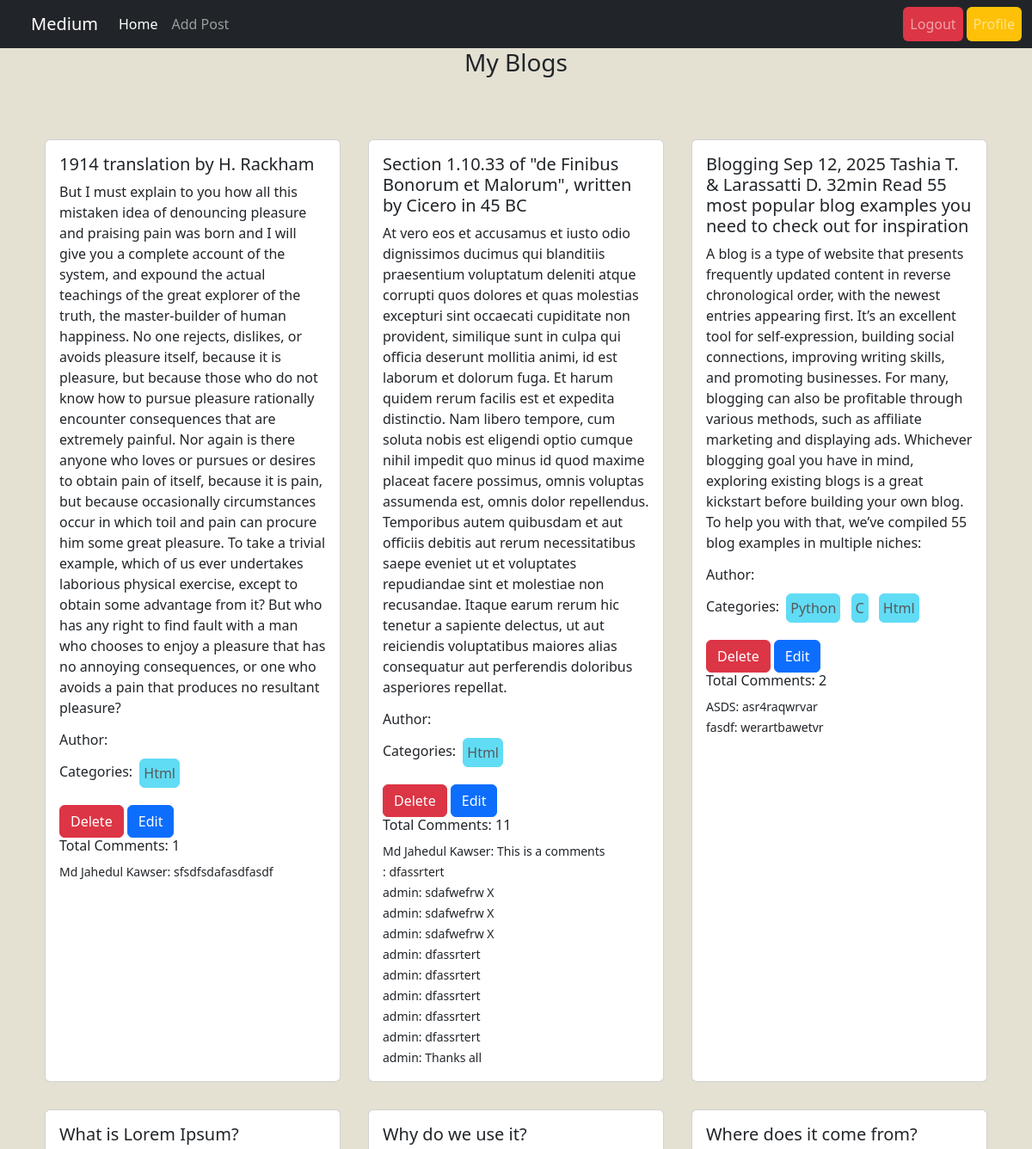
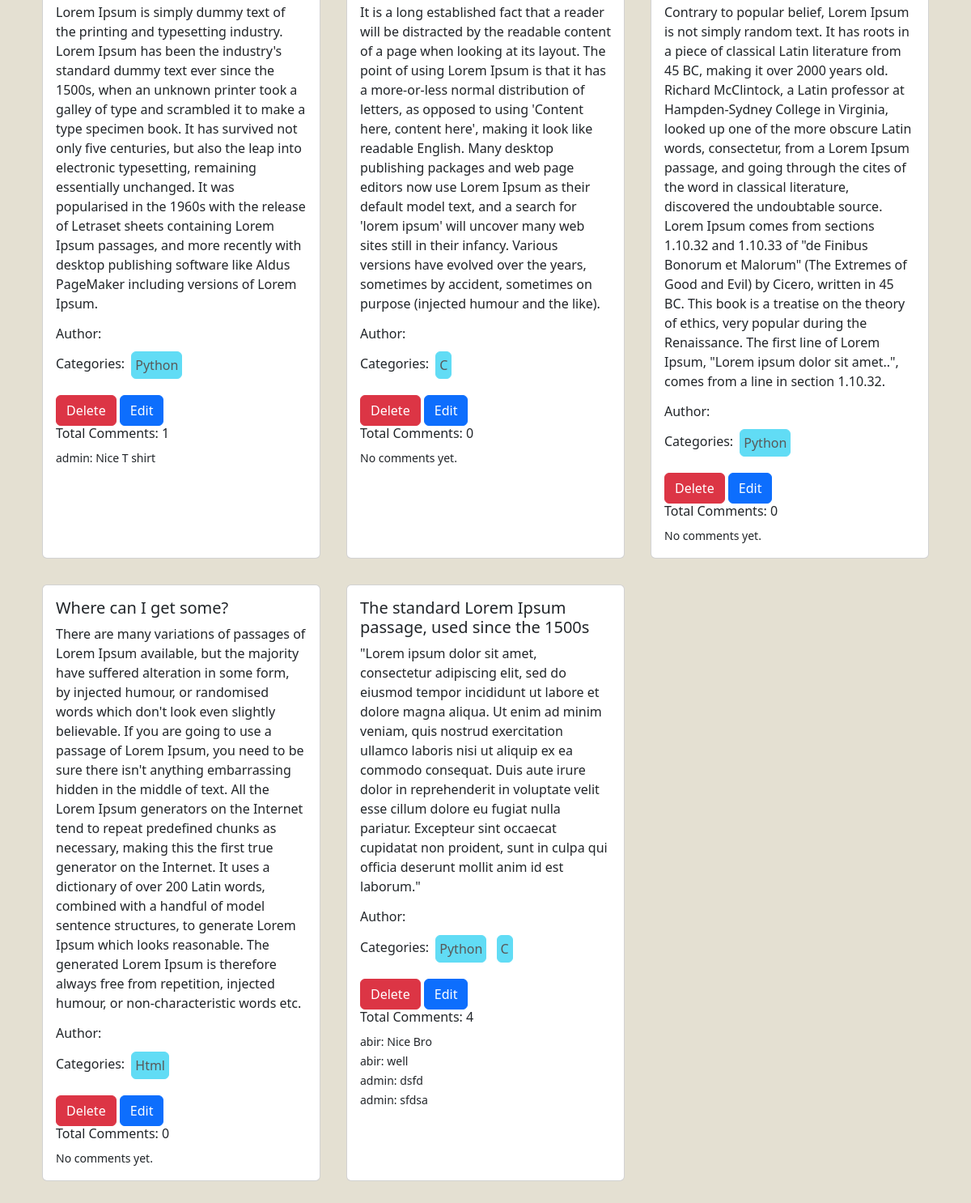
The page /author/my_blogs/ (signed in) on the database its author committed (2 pictures, top to bottom).
### posts/models.py (models this page shows, shortened)
class Post(models.Model):
    title = models.CharField(max_length=200)
    content = models.TextField()
    category = models.ManyToManyField(Category)
    author = models.ForeignKey(User, on_delete=models.CASCADE)
    image = models.ImageField(upload_to='product_images/')

class Comments(models.Model):
    post = models.ForeignKey(Post, on_delete=models.CASCADE,related_name='comments')
    name = models.CharField(max_length=30)
    email = models.EmailField()
    created_on = models.DateTimeField(auto_now=True)
    comment = models.TextField(blank=True, null=True)

### categories/models.py (models this page shows, shortened)
class Category(models.Model):
    name = models.CharField(max_length=100)
    slug = models.SlugField(max_length=100, unique=True, blank=True, null=True)

### author/views.py (the view)
# urls.py: path('my_blogs/',my_blogs, name="my_blogs")
def my_blogs(request):
    post = Post.objects.filter(author=request.user)
    return render(request, 'my_blogs.html', {"post":post})

### author/templates/my_blogs.html
{% extends "base.html" %}
{% load static %}
{% block content %}
<h3 class="text-center">My Blogs</h3>
<div class="row p-5 ">
    {% for blog  in post  %}
  <div class="col-sm-4 mb-3 mb-sm-0 p-3 d-flex flex-wrap ">
    <div class="card">
      <div class="card-body">
        <h5 class="card-title">{{blog.title}}</h5>
        <p class="card-text">{{blog.content}}</p>
        <h6 class="card-text">Author: {{blog.author.first_name}} {{blog.author.last_name}}</h6>
        <p>
          Categories: {% for catagories in blog.category.all %}
            <button class="btn btn-info disabled p-1 m-1">
            {{catagories.name}}
            </button>
            {% endfor %}
        </p>
        <a href="{% url "delete_post" blog.id %}" class="btn btn-danger">Delete</a>
        <a href="{% url 'edit_post' blog.id %}" class="btn btn-primary">Edit</a>
<h6>Total Comments: {{ blog.comments.count }}</h6>
{% for comment in blog.comments.all %}
  <small>{{ comment.name }}: {{ comment.comment }}</small><br>
{% empty %}
  <small>No comments yet.</small>
{% endfor %}
      </div>
    </div>
  </div>
  {% endfor %}
</div>
{% endblock content %}

### rows shown on the page
Post: title "1914 translation by H. Rackham", content "But I must explain to you how all this mistaken idea of denouncing pleasure and praising pain was born and I will give you a complete account of the system, and expound the actual teachings of the great explorer of the truth, the master-builder of human happiness. No one rejects, dislikes, or avoids pleasure itself, because it is pleasure, but because those who do not know how to pursue pleasure rationally encounter consequences that are extremely painful. Nor again is there anyone who loves or pursues or desires to obtain pain of itself, because it is pain, but because occasionally circumstances occur in which toil and pain can procure him some great pleasure. To take a trivial example,…", comments.count "1"
Category: name "Html"
Comments: name "Md Jahedul Kawser", comment "sfsdfsdafasdfasdf"
Post: title "Section 1.10.33 of \"de Finibus Bonorum et Malorum\", written by Cicero in 45 BC", content "At vero eos et accusamus et iusto odio dignissimos ducimus qui blanditiis praesentium voluptatum deleniti atque corrupti quos dolores et quas molestias excepturi sint occaecati cupiditate non provident, similique sunt in culpa qui officia deserunt mollitia animi, id est laborum et dolorum fuga. Et harum quidem rerum facilis est et expedita distinctio. Nam libero tempore, cum soluta nobis est eligendi optio cumque nihil impedit quo minus id quod maxime placeat facere possimus, omnis voluptas assumenda est, omnis dolor repellendus. Temporibus autem quibusdam et aut officiis debitis aut rerum necessitatibus saepe eveniet ut et voluptates repudiandae sint et molestiae non recusandae. Itaque…", comments.count "11"
Comments: name "Md Jahedul Kawser", comment "This is a comments"
Comments: comment "dfassrtert"
Comments: name "admin", comment "sdafwefrw X"
Comments: name "admin", comment "sdafwefrw X"
Comments: name "admin", comment "sdafwefrw X"
Comments: name "admin", comment "dfassrtert"
Comments: name "admin", comment "dfassrtert"
Comments: name "admin", comment "dfassrtert"
Comments: name "admin", comment "dfassrtert"
Comments: name "admin", comment "dfassrtert"
Comments: name "admin", comment "Thanks all"
Post: title "Blogging Sep 12, 2025 Tashia T. & Larassatti D. 32min Read 55 most popular blog examples you need to check out for inspiration", content "A blog is a type of website that presents frequently updated content in reverse chronological order, with the newest entries appearing first. It’s an excellent tool for self-expression, building social connections, improving writing skills, and promoting businesses. For many, blogging can also be profitable through various methods, such as affiliate marketing and displaying ads. Whichever blogging goal you have in mind, exploring existing blogs is a great kickstart before building your own blog. To help you with that, we’ve compiled 55 blog examples in multiple niches:", comments.count "2"
Category: name "Python"
Category: name "C"
Comments: name "ASDS", comment "asr4raqwrvar"
Comments: name "fasdf", comment "werartbawetvr"
Post: title "What is Lorem Ipsum?", content "Lorem Ipsum is simply dummy text of the printing and typesetting industry. Lorem Ipsum has been the industry's standard dummy text ever since the 1500s, when an unknown printer took a galley of type and scrambled it to make a type specimen book. It has survived not only five centuries, but also the leap into electronic typesetting, remaining essentially unchanged. It was popularised in the 1960s with the release of Letraset sheets containing Lorem Ipsum passages, and more recently with desktop publishing software like Aldus PageMaker including versions of Lorem Ipsum.", comments.count "1"
Comments: name "admin", comment "Nice T shirt"
Post: title "Why do we use it?", content "It is a long established fact that a reader will be distracted by the readable content of a page when looking at its layout. The point of using Lorem Ipsum is that it has a more-or-less normal distribution of letters, as opposed to using 'Content here, content here', making it look like readable English. Many desktop publishing packages and web page editors now use Lorem Ipsum as their default model text, and a search for 'lorem ipsum' will uncover many web sites still in their infancy. Various versions have evolved over the years, sometimes by accident, sometimes on purpose (injected humour and the like).", comments.count "0"
Post: title "Where does it come from?", content "Contrary to popular belief, Lorem Ipsum is not simply random text. It has roots in a piece of classical Latin literature from 45 BC, making it over 2000 years old. Richard McClintock, a Latin professor at Hampden-Sydney College in Virginia, looked up one of the more obscure Latin words, consectetur, from a Lorem Ipsum passage, and going through the cites of the word in classical literature, discovered the undoubtable source. Lorem Ipsum comes from sections 1.10.32 and 1.10.33 of \"de Finibus Bonorum et Malorum\" (The Extremes of Good and Evil) by Cicero, written in 45 BC. This book is a treatise on the theory of ethics, very popular during the Renaissance. The first line of Lorem Ipsum,…", comments.count "0"
Post: title "Where can I get some?", content "There are many variations of passages of Lorem Ipsum available, but the majority have suffered alteration in some form, by injected humour, or randomised words which don't look even slightly believable. If you are going to use a passage of Lorem Ipsum, you need to be sure there isn't anything embarrassing hidden in the middle of text. All the Lorem Ipsum generators on the Internet tend to repeat predefined chunks as necessary, making this the first true generator on the Internet. It uses a dictionary of over 200 Latin words, combined with a handful of model sentence structures, to generate Lorem Ipsum which looks reasonable. The generated Lorem Ipsum is therefore always free from…", comments.count "0"
Post: title "The standard Lorem Ipsum passage, used since the 1500s", content "\"Lorem ipsum dolor sit amet, consectetur adipiscing elit, sed do eiusmod tempor incididunt ut labore et dolore magna aliqua. Ut enim ad minim veniam, quis nostrud exercitation ullamco laboris nisi ut aliquip ex ea commodo consequat. Duis aute irure dolor in reprehenderit in voluptate velit esse cillum dolore eu fugiat nulla pariatur. Excepteur sint occaecat cupidatat non proident, sunt in culpa qui officia deserunt mollit anim id est laborum.\"", comments.count "4"
Comments: name "abir", comment "Nice Bro"
Comments: name "abir", comment "well"
Comments: name "admin", comment "dsfd"
Comments: name "admin", comment "sfdsa"
